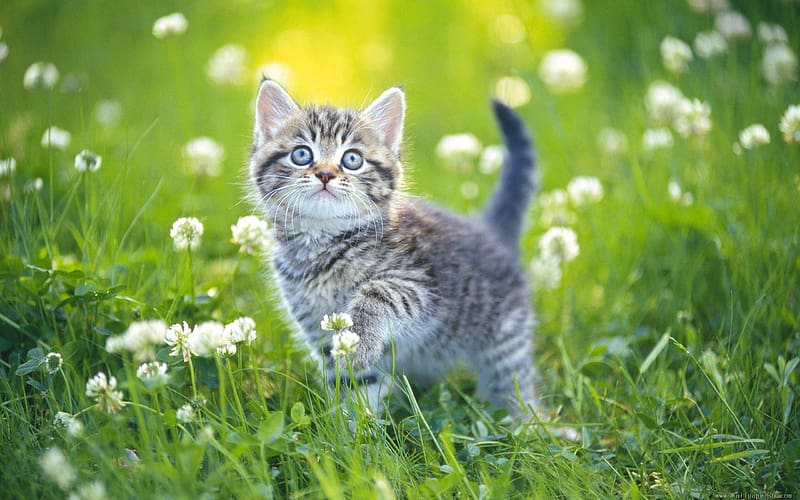
#> input picture idk.jpg, 800 x 500 px
$ python ex8.py
#> lines starting #> are read from the running program, lines starting #| are printed output that depends on the picture
import cv2

image = cv2.imread('idk.jpg')
#> image is the input picture: shape (500, 800, 3); mean B, G, R 81.8, 152.6, 123.7

(h,w) = image.shape[:2]
#> h = 500; w = 800
for i in range(1, w, 10):
    changed = image[0:h, 0:i]
    cv2.imshow('mooooving', changed)
    cv2.waitKey(50)
    cv2.destroyAllWindows()
#> this loop made 80 passes
#> pass 3, `changed = image[0:h, 0:i]`:
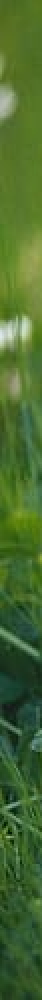
#> changed: shape (500, 21, 3) (shown 2 times larger); mean B, G, R 47.3, 106.1, 72.6
